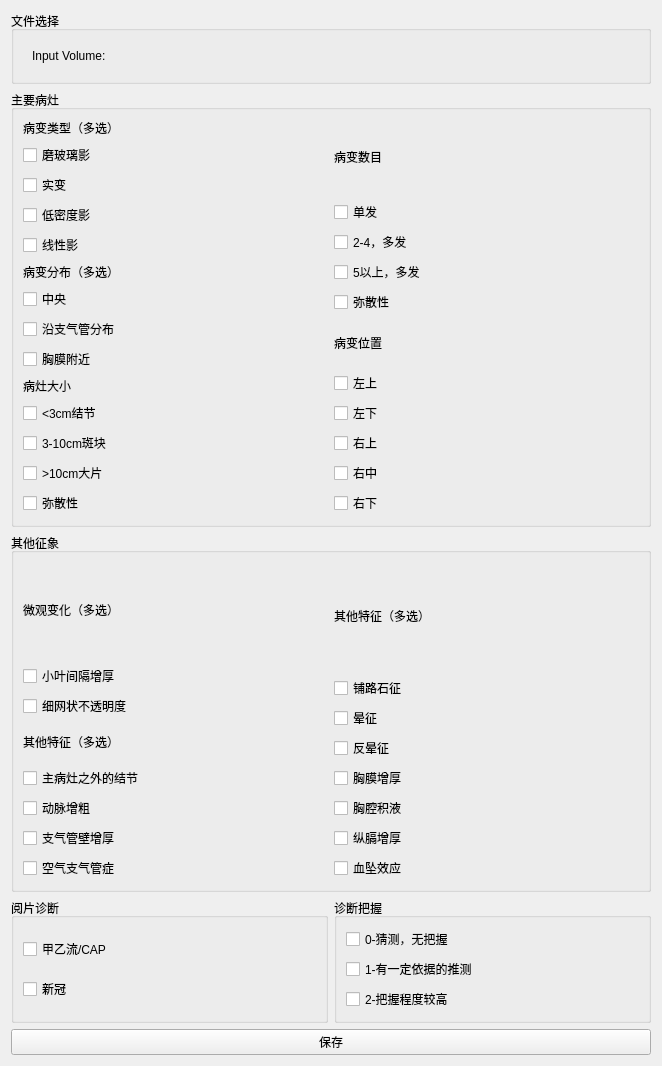
<?xml version="1.0" encoding="UTF-8"?>
<ui version="4.0">
 <class>UtilTest</class>
 <widget class="QWidget" name="UtilTest">
  <property name="geometry">
   <rect>
    <x>0</x>
    <y>0</y>
    <width>662</width>
    <height>1066</height>
   </rect>
  </property>
  <layout class="QVBoxLayout" name="verticalLayout_4">
   <item>
    <widget class="QGroupBox" name="FileSelect">
     <property name="sizePolicy">
      <sizepolicy hsizetype="Expanding" vsizetype="Minimum">
       <horstretch>0</horstretch>
       <verstretch>0</verstretch>
      </sizepolicy>
     </property>
     <property name="title">
      <string>文件选择</string>
     </property>
     <layout class="QVBoxLayout" name="verticalLayout_3">
      <item>
       <widget class="QWidget" name="inputw" native="true">
        <property name="sizePolicy">
         <sizepolicy hsizetype="Preferred" vsizetype="Fixed">
          <horstretch>0</horstretch>
          <verstretch>0</verstretch>
         </sizepolicy>
        </property>
        <property name="minimumSize">
         <size>
          <width>100</width>
          <height>10</height>
         </size>
        </property>
        <layout class="QHBoxLayout" name="horizontalLayout_4">
         <item>
          <widget class="QLabel" name="label_2">
           <property name="sizePolicy">
            <sizepolicy hsizetype="Preferred" vsizetype="Minimum">
             <horstretch>0</horstretch>
             <verstretch>0</verstretch>
            </sizepolicy>
           </property>
           <property name="text">
            <string>Input Volume:</string>
           </property>
          </widget>
         </item>
         <item>
          <widget class="qMRMLNodeComboBox" name="inputSelector">
           <property name="toolTip">
            <string>Pick the output to the algorithm.</string>
           </property>
           <property name="nodeTypes">
            <stringlist>
             <string>vtkMRMLScalarVolumeNode</string>
            </stringlist>
           </property>
           <property name="showChildNodeTypes">
            <bool>false</bool>
           </property>
           <property name="noneEnabled">
            <bool>true</bool>
           </property>
           <property name="addEnabled">
            <bool>true</bool>
           </property>
           <property name="removeEnabled">
            <bool>true</bool>
           </property>
          </widget>
         </item>
        </layout>
       </widget>
      </item>
     </layout>
    </widget>
   </item>
   <item>
    <widget class="QGroupBox" name="zybz">
     <property name="title">
      <string>主要病灶</string>
     </property>
     <layout class="QHBoxLayout" name="horizontalLayout_2">
      <item>
       <layout class="QVBoxLayout" name="left">
        <item>
         <layout class="QVBoxLayout" name="bblx">
          <property name="topMargin">
           <number>0</number>
          </property>
          <item>
           <widget class="QLabel" name="label_5">
            <property name="text">
             <string>病变类型（多选）</string>
            </property>
           </widget>
          </item>
          <item>
           <widget class="QCheckBox" name="mbly">
            <property name="text">
             <string>磨玻璃影</string>
            </property>
           </widget>
          </item>
          <item>
           <widget class="QCheckBox" name="shb">
            <property name="text">
             <string>实变</string>
            </property>
           </widget>
          </item>
          <item>
           <widget class="QCheckBox" name="dmdy">
            <property name="text">
             <string>低密度影</string>
            </property>
           </widget>
          </item>
          <item>
           <widget class="QCheckBox" name="xxy">
            <property name="text">
             <string>线性影</string>
            </property>
           </widget>
          </item>
         </layout>
        </item>
        <item>
         <layout class="QVBoxLayout" name="bbfb">
          <property name="topMargin">
           <number>0</number>
          </property>
          <item>
           <widget class="QLabel" name="label_3">
            <property name="text">
             <string>病变分布（多选）</string>
            </property>
           </widget>
          </item>
          <item>
           <widget class="QCheckBox" name="zy">
            <property name="text">
             <string>中央</string>
            </property>
           </widget>
          </item>
          <item>
           <widget class="QCheckBox" name="yzqgfb">
            <property name="text">
             <string>沿支气管分布</string>
            </property>
           </widget>
          </item>
          <item>
           <widget class="QCheckBox" name="xmfj">
            <property name="text">
             <string>胸膜附近</string>
            </property>
           </widget>
          </item>
         </layout>
        </item>
        <item>
         <layout class="QVBoxLayout" name="bzdx">
          <property name="topMargin">
           <number>0</number>
          </property>
          <item>
           <widget class="QLabel" name="label_8">
            <property name="text">
             <string>病灶大小</string>
            </property>
           </widget>
          </item>
          <item>
           <widget class="QCheckBox" name="jiejie">
            <property name="text">
             <string>&lt;3cm结节</string>
            </property>
           </widget>
          </item>
          <item>
           <widget class="QCheckBox" name="bankuai">
            <property name="text">
             <string>3-10cm斑块</string>
            </property>
           </widget>
          </item>
          <item>
           <widget class="QCheckBox" name="dapian">
            <property name="text">
             <string>&gt;10cm大片</string>
            </property>
           </widget>
          </item>
          <item>
           <widget class="QCheckBox" name="msx">
            <property name="text">
             <string>弥散性</string>
            </property>
           </widget>
          </item>
         </layout>
        </item>
       </layout>
      </item>
      <item>
       <layout class="QVBoxLayout" name="right">
        <property name="topMargin">
         <number>0</number>
        </property>
        <item>
         <layout class="QVBoxLayout" name="bbsm">
          <property name="topMargin">
           <number>0</number>
          </property>
          <item>
           <widget class="QLabel" name="label_6">
            <property name="text">
             <string>病变数目</string>
            </property>
           </widget>
          </item>
          <item>
           <widget class="QCheckBox" name="danfa">
            <property name="text">
             <string>单发</string>
            </property>
           </widget>
          </item>
          <item>
           <widget class="QCheckBox" name="duofa24">
            <property name="text">
             <string>2-4，多发</string>
            </property>
           </widget>
          </item>
          <item>
           <widget class="QCheckBox" name="duofa5">
            <property name="text">
             <string>5以上，多发</string>
            </property>
           </widget>
          </item>
          <item>
           <widget class="QCheckBox" name="msx_2">
            <property name="text">
             <string>弥散性</string>
            </property>
           </widget>
          </item>
         </layout>
        </item>
        <item>
         <layout class="QVBoxLayout" name="bbwz">
          <property name="topMargin">
           <number>0</number>
          </property>
          <item>
           <widget class="QLabel" name="label_4">
            <property name="text">
             <string>病变位置</string>
            </property>
           </widget>
          </item>
          <item>
           <widget class="QCheckBox" name="zs">
            <property name="text">
             <string>左上</string>
            </property>
           </widget>
          </item>
          <item>
           <widget class="QCheckBox" name="zx">
            <property name="text">
             <string>左下</string>
            </property>
           </widget>
          </item>
          <item>
           <widget class="QCheckBox" name="ys">
            <property name="text">
             <string>右上</string>
            </property>
           </widget>
          </item>
          <item>
           <widget class="QCheckBox" name="yz">
            <property name="text">
             <string>右中</string>
            </property>
           </widget>
          </item>
          <item>
           <widget class="QCheckBox" name="yx">
            <property name="text">
             <string>右下</string>
            </property>
           </widget>
          </item>
         </layout>
        </item>
       </layout>
      </item>
     </layout>
    </widget>
   </item>
   <item>
    <widget class="QGroupBox" name="qtzx">
     <property name="sizePolicy">
      <sizepolicy hsizetype="Expanding" vsizetype="Expanding">
       <horstretch>0</horstretch>
       <verstretch>0</verstretch>
      </sizepolicy>
     </property>
     <property name="title">
      <string>其他征象</string>
     </property>
     <layout class="QHBoxLayout" name="horizontalLayout">
      <item>
       <layout class="QVBoxLayout" name="left_2">
        <item>
         <layout class="QVBoxLayout" name="wgbh">
          <property name="topMargin">
           <number>0</number>
          </property>
          <item>
           <widget class="QLabel" name="label_">
            <property name="text">
             <string>微观变化（多选）</string>
            </property>
           </widget>
          </item>
          <item>
           <widget class="QCheckBox" name="xyjgzh">
            <property name="text">
             <string>小叶间隔增厚</string>
            </property>
           </widget>
          </item>
          <item>
           <widget class="QCheckBox" name="xwzbtmd">
            <property name="text">
             <string>细网状不透明度</string>
            </property>
           </widget>
          </item>
         </layout>
        </item>
        <item>
         <layout class="QVBoxLayout" name="qttz">
          <property name="topMargin">
           <number>0</number>
          </property>
          <item>
           <widget class="QLabel" name="label_10">
            <property name="text">
             <string>其他特征（多选）</string>
            </property>
           </widget>
          </item>
          <item>
           <widget class="QCheckBox" name="zbzzwdjj">
            <property name="text">
             <string>主病灶之外的结节</string>
            </property>
           </widget>
          </item>
          <item>
           <widget class="QCheckBox" name="dmzc">
            <property name="text">
             <string>动脉增粗</string>
            </property>
           </widget>
          </item>
          <item>
           <widget class="QCheckBox" name="zqgbzh">
            <property name="text">
             <string>支气管壁增厚</string>
            </property>
           </widget>
          </item>
          <item>
           <widget class="QCheckBox" name="kqzqgz">
            <property name="text">
             <string>空气支气管症</string>
            </property>
           </widget>
          </item>
         </layout>
        </item>
       </layout>
      </item>
      <item>
       <layout class="QVBoxLayout" name="right_2">
        <property name="topMargin">
         <number>0</number>
        </property>
        <item>
         <layout class="QVBoxLayout" name="qttz_2">
          <property name="topMargin">
           <number>0</number>
          </property>
          <item>
           <widget class="QLabel" name="label_12">
            <property name="text">
             <string>其他特征（多选）</string>
            </property>
           </widget>
          </item>
          <item>
           <widget class="QCheckBox" name="plsz">
            <property name="text">
             <string>铺路石征</string>
            </property>
           </widget>
          </item>
          <item>
           <widget class="QCheckBox" name="yz_2">
            <property name="text">
             <string>晕征</string>
            </property>
           </widget>
          </item>
          <item>
           <widget class="QCheckBox" name="fyz">
            <property name="text">
             <string>反晕征</string>
            </property>
           </widget>
          </item>
          <item>
           <widget class="QCheckBox" name="xmzh">
            <property name="text">
             <string>胸膜增厚</string>
            </property>
           </widget>
          </item>
          <item>
           <widget class="QCheckBox" name="xqjy">
            <property name="text">
             <string>胸腔积液</string>
            </property>
           </widget>
          </item>
          <item>
           <widget class="QCheckBox" name="zgzh">
            <property name="text">
             <string>纵膈增厚</string>
            </property>
           </widget>
          </item>
          <item>
           <widget class="QCheckBox" name="xzxy">
            <property name="text">
             <string>血坠效应</string>
            </property>
           </widget>
          </item>
         </layout>
        </item>
       </layout>
      </item>
     </layout>
    </widget>
   </item>
   <item>
    <layout class="QHBoxLayout" name="dibu">
     <item>
      <widget class="QGroupBox" name="ypzd">
       <property name="minimumSize">
        <size>
         <width>0</width>
         <height>100</height>
        </size>
       </property>
       <property name="title">
        <string>阅片诊断</string>
       </property>
       <layout class="QVBoxLayout" name="verticalLayout">
        <item>
         <widget class="QCheckBox" name="ypzd0">
          <property name="text">
           <string>甲乙流/CAP</string>
          </property>
         </widget>
        </item>
        <item>
         <widget class="QCheckBox" name="ypzd1">
          <property name="text">
           <string>新冠</string>
          </property>
         </widget>
        </item>
       </layout>
      </widget>
     </item>
     <item>
      <widget class="QGroupBox" name="zdbw">
       <property name="minimumSize">
        <size>
         <width>0</width>
         <height>100</height>
        </size>
       </property>
       <property name="title">
        <string>诊断把握</string>
       </property>
       <layout class="QVBoxLayout" name="verticalLayout_2">
        <item>
         <widget class="QCheckBox" name="zdbw0">
          <property name="text">
           <string>0-猜测，无把握</string>
          </property>
         </widget>
        </item>
        <item>
         <widget class="QCheckBox" name="zdbw1">
          <property name="text">
           <string>1-有一定依据的推测</string>
          </property>
         </widget>
        </item>
        <item>
         <widget class="QCheckBox" name="zdbw2">
          <property name="text">
           <string>2-把握程度较高</string>
          </property>
         </widget>
        </item>
       </layout>
      </widget>
     </item>
    </layout>
   </item>
   <item>
    <widget class="QPushButton" name="pushButton">
     <property name="text">
      <string>保存</string>
     </property>
    </widget>
   </item>
  </layout>
 </widget>
 <customwidgets>
  <customwidget>
   <class>qMRMLNodeComboBox</class>
   <extends>QWidget</extends>
   <header>qMRMLNodeComboBox.h</header>
  </customwidget>
 </customwidgets>
 <resources/>
 <connections/>
</ui>
